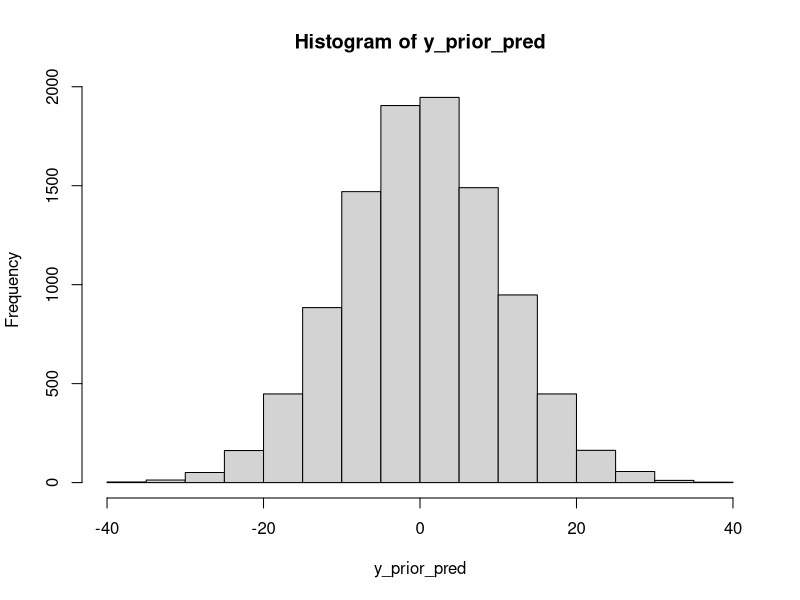

Write the R code that produced this figure.
## ---- chunk 1
prior_mu <- rnorm(1e4, mean = 0, sd = 10)
prior_s <- rexp(1e4, rate = 1)
y_prior_pred <- rnorm(1e4, mean = prior_mu, s = prior_s)
hist(y_prior_pred)
